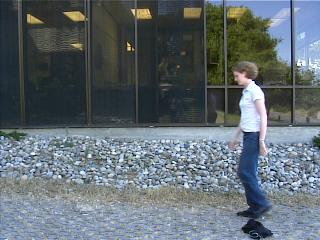
#> input picture data/frame0040.jpg, 320 x 240 px
$ python -i gradient_orientations.py   (imports and definitions only)
#> lines starting #> are read from the running program, lines starting #| are printed output that depends on the picture
#> further down, picture is the input picture: shape (240, 320, 3); mean B, G, R 113.3, 107.1, 97.3
import cv2 as cv
import numpy as np


def gradient_orientations(image):
    """
    Calculates the gradient orientations of an input image using the Sobel filter.

    Parameters:
    image (numpy.ndarray): The input image.

    Returns:
    numpy.ndarray: The gradient orientation of every pixel of the input image in the range [-180, 180) degrees

    """
    # If image is in color, convert image to grayscale
    if len(image.shape) == 3:
        image = cv.cvtColor(image, cv.COLOR_BGR2GRAY)
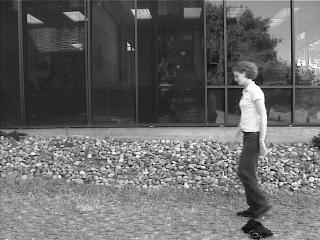
#> image: shape (240, 320); min 2, max 255, mean 104.9
    else:
        image = image.astype(np.uint8)

    # Step 1: Calculate the gradient using the Sobel filter
    grad_x = cv.Sobel(image, cv.CV_64F, 1, 0, ksize=3)
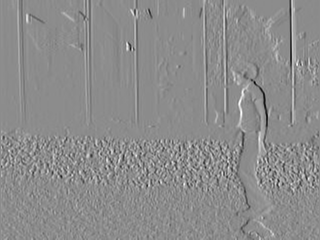
#> grad_x: shape (240, 320) float64; min -927, max 760, mean 1.4; drawn with min black and max white
    grad_y = cv.Sobel(image, cv.CV_64F, 0, 1, ksize=3)
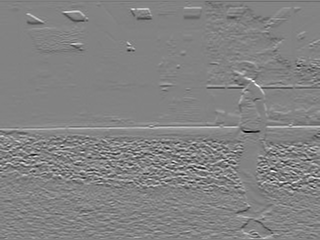
#> grad_y: shape (240, 320) float64; min -925, max 878, mean 1.9; drawn with min black and max white

    # Step 2: Calculate the direction of the gradient
    # Flip Y to match our convention that the positive Y axis points downwards
    grad_orient = np.arctan2(grad_y, grad_x)
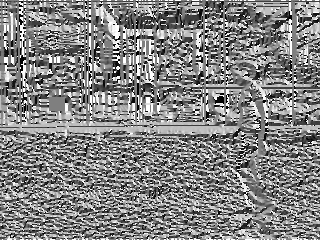
#> grad_orient: shape (240, 320) float64; min -3.14, max 3.14, mean 0.117; drawn with min black and max white

    # Convert to degrees
    grad_orient_deg = np.rad2deg(grad_orient)

    return grad_orient_deg

>>> import cv2
>>> picture = cv2.imread('data/frame0040.jpg')
>>> result = gradient_orientations(picture)

$ run again, on data/perpendicular-lines.jpg
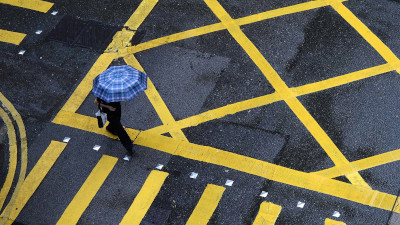
#> input picture data/perpendicular-lines.jpg, 400 x 225 px
#> picture is the input picture: shape (225, 400, 3); mean B, G, R 76.9, 95.8, 98.4
#> in gradient_orientations, `grad_y = cv.Sobel(image, cv.CV_64F, 0, 1, ksize=3)`:
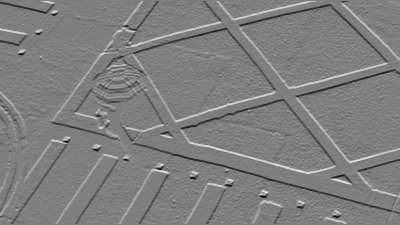
#> grad_y: shape (225, 400) float64; min -773, max 777, mean 0.3; drawn with min black and max white
#> in gradient_orientations, `grad_orient = np.arctan2(grad_y, grad_x)`:
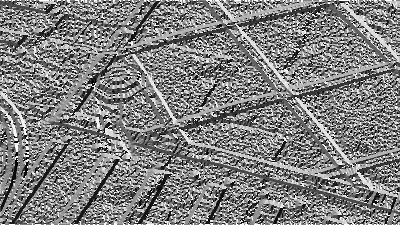
#> grad_orient: shape (225, 400) float64; min -3.14, max 3.14, mean 0.022; drawn with min black and max white

$ run again, on data/railroad.jpg
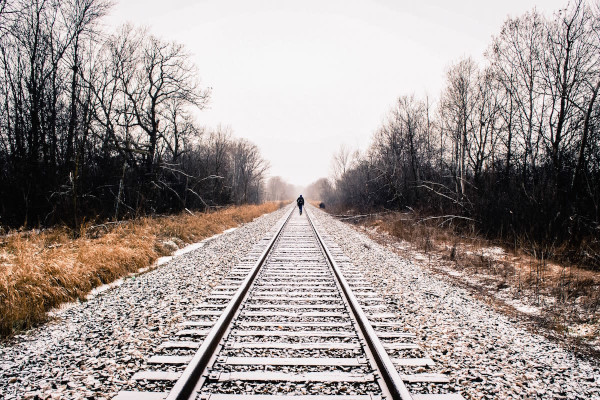
#> input picture data/railroad.jpg, 600 x 400 px
#> picture is the input picture: shape (400, 600, 3); mean B, G, R 145.3, 148.2, 158
#> in gradient_orientations, `grad_y = cv.Sobel(image, cv.CV_64F, 0, 1, ksize=3)`:
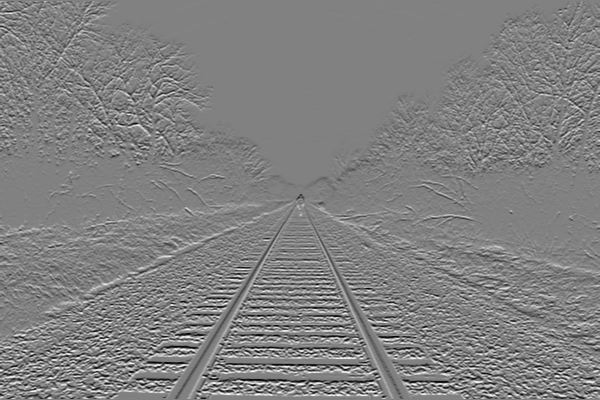
#> grad_y: shape (400, 600) float64; min -938, max 911, mean -0.9; drawn with min black and max white
#> in gradient_orientations, `grad_orient = np.arctan2(grad_y, grad_x)`:
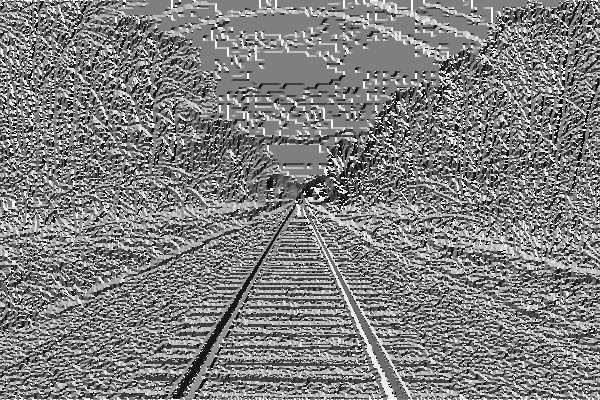
#> grad_orient: shape (400, 600) float64; min -3.14, max 3.14, mean 0.0126; drawn with min black and max white
